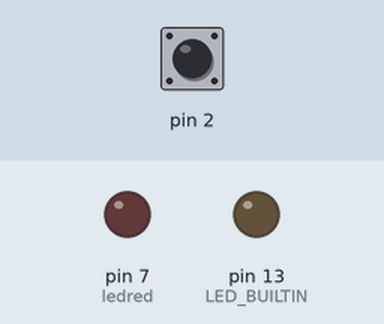
The sketch below on a simulated Arduino Uno, built with avr-gcc and run on an emulated ATmega328P. On the bench: output pins drawn as LEDs (lit = HIGH). The inputs (shaded band) are chosen by the test bench; at power-on: pin 2 HIGH. What the sketch prints to the serial monitor is not drawn.

Above: at 1.2 s.
1.3 s: pin 2 pulled LOW for 0.15 s
At 1.38 s:
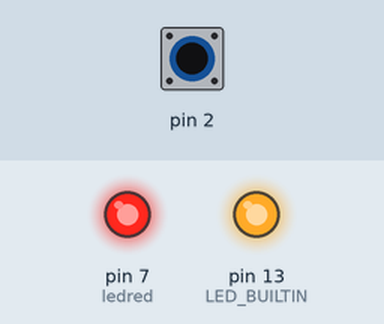
2.9 s: pin 2 pulled LOW for 3.2 s
At 7.0 s:
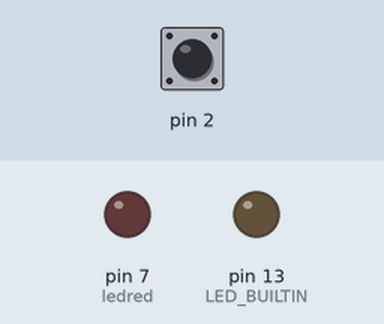
Timing chart, 0 to 8.5 s (numbered marks = the images above; inputs shaded):
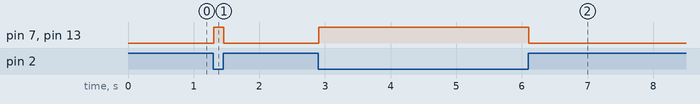

The sketch:

LED_BASIC_Button.ino
```cpp
// C++ code
//
int ledred =  7;
void setup()
{
  Serial.begin(9600);
  pinMode(2,INPUT_PULLUP);
  pinMode(LED_BUILTIN,OUTPUT);
  pinMode(ledred , OUTPUT);
}

void loop()
{
  int sensorVal = digitalRead(2);
  Serial.println(sensorVal);
  if (sensorVal == HIGH){
  	digitalWrite(LED_BUILTIN,LOW);
    digitalWrite(ledred,LOW);
  } else {
  	digitalWrite(LED_BUILTIN, HIGH);
    digitalWrite(ledred,HIGH);
  }
}
```

Measured:
- after the input at 1.3 s, pin 7 (ledred), pin 13 (LED_BUILTIN): LOW → HIGH at once, → LOW 0.15 s later
- after the input at 2.9 s, pin 7 (ledred), pin 13 (LED_BUILTIN): LOW → HIGH at once, → LOW 3.2 s later
